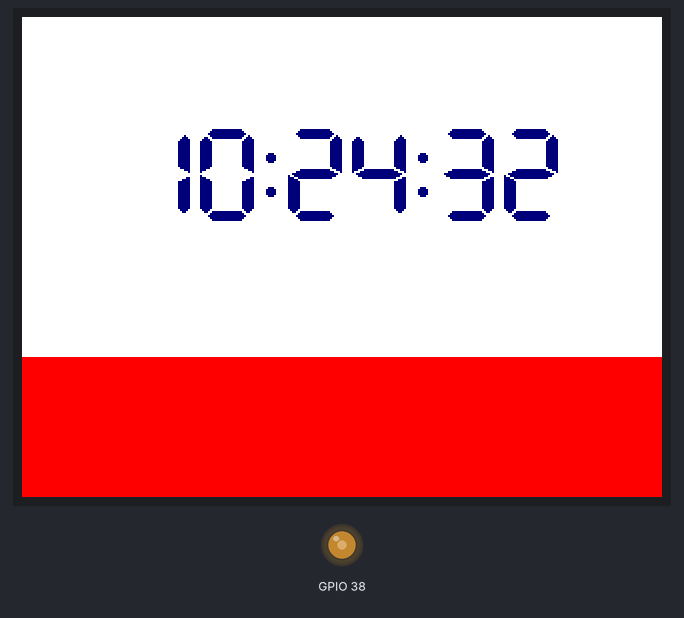
A sketch run on a simulated ESP32. Parts: 320×240 colour display, output pins drawn as LEDs (lit = HIGH). WiFi joins after 1.5 s; servers stay silent unless stated; the local clock reads 2024-03-15 10:24:30 at power-on unless the sketch sets it; what the sketch prints to the serial monitor is not drawn.

Above: at 2.4 s.
At 10.5 s:
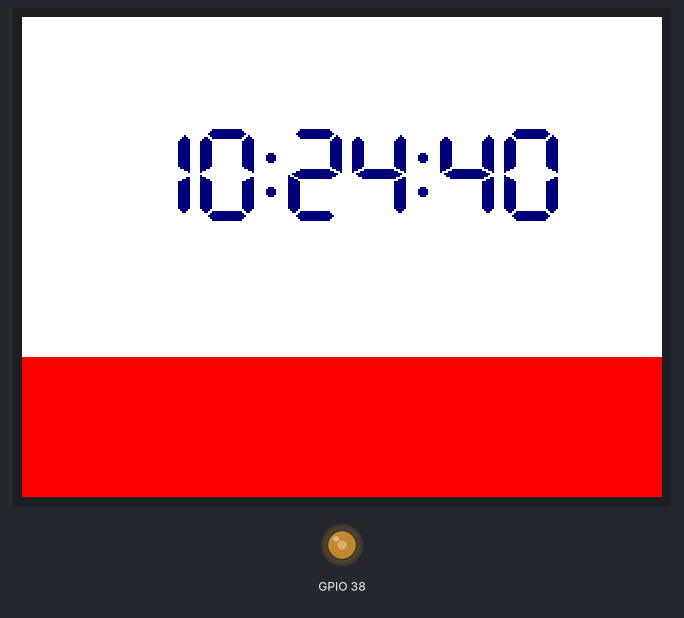
At 15.2 s:
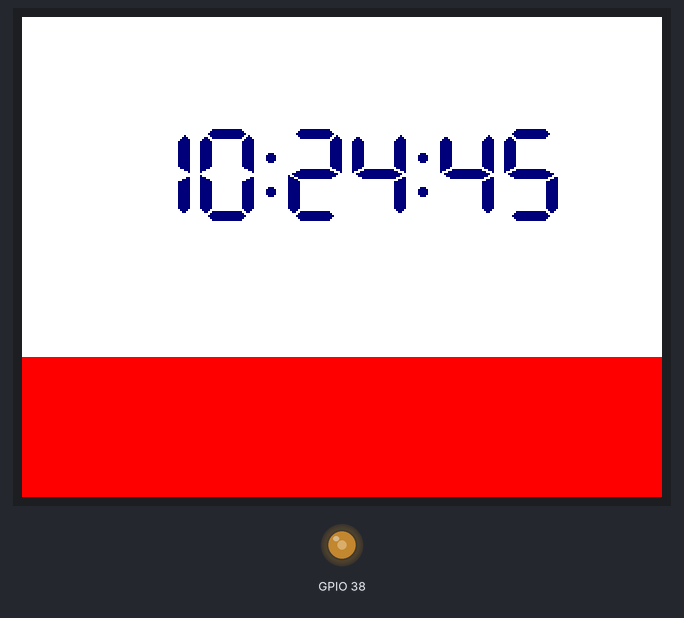
At 19.8 s:
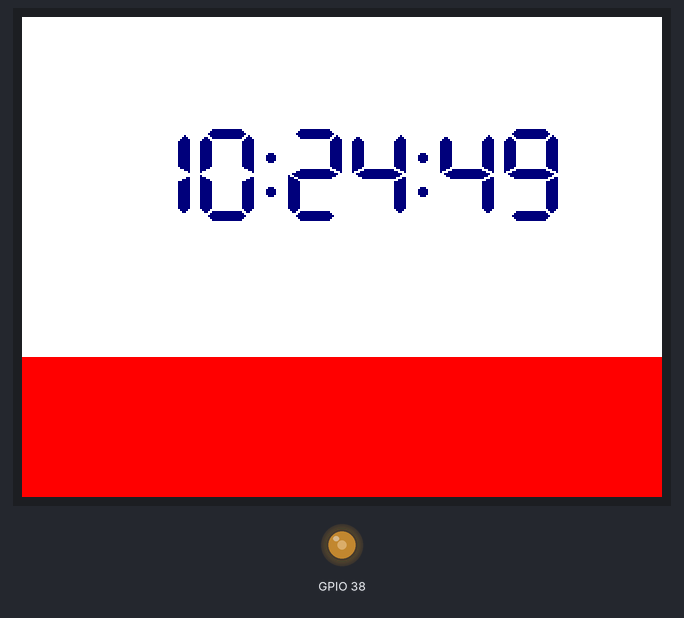
At 29.2 s:
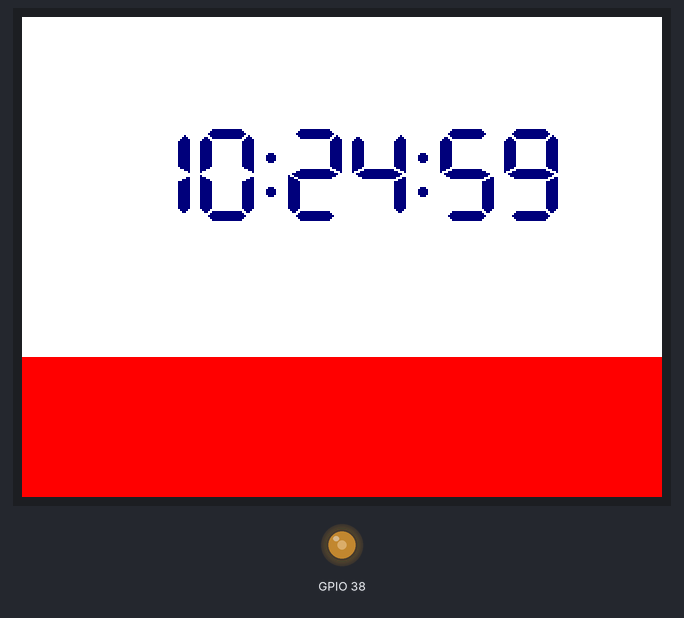
At 38.5 s:
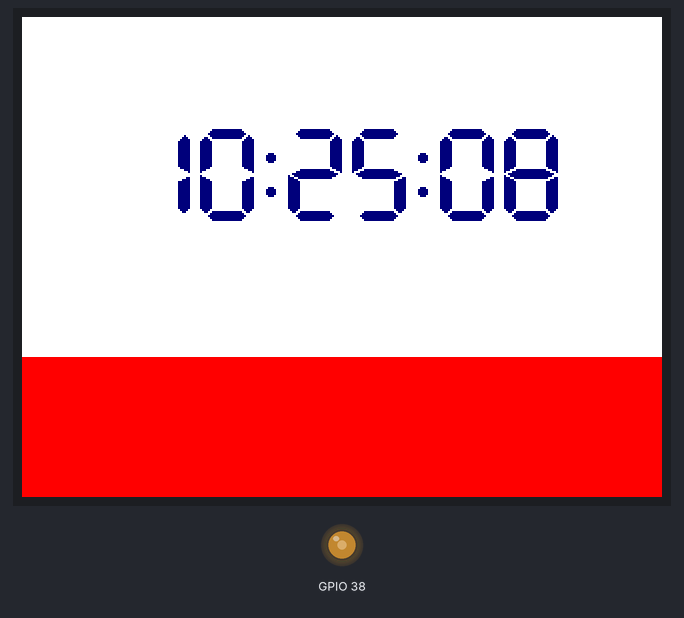

The sketch:

basicClock.ino
```cpp
#include <TFT_eSPI.h>
#include <ESP32Time.h>
#include <WiFi.h>

TFT_eSPI tft = TFT_eSPI();
TFT_eSprite sprite = TFT_eSprite(&tft);

ESP32Time rtc(0);

//time zone  and wifi
int zone=2;
const char* ntpServer = "pool.ntp.org";
String ssid = "xxxxxx";
String password = "xxxxxxx";

int n=0;  // counter for seconds

void connectWifi()
{
    WiFi.begin(ssid, password);
    while (WiFi.status() != WL_CONNECTED) {
    delay(1000);
    Serial.println("Can't connect to wifi!");
  }
}

void setTime()
{
  configTime(3600*zone, 0, ntpServer);
  struct tm timeinfo;
  if (getLocalTime(&timeinfo)){
    rtc.setTimeStruct(timeinfo);
  }
}

void setup() {
  tft.init();
  tft.setRotation(1);
  tft.fillScreen(TFT_RED);
  sprite.createSprite(320,170);

    connectWifi();
    setTime();

     //brightness
     ledcSetup(0, 10000, 8);
     ledcAttachPin(38, 0);
     ledcWrite(0, 120);
}

void draw()
  {
    sprite.fillSprite(TFT_WHITE);
    sprite.setTextColor(TFT_NAVY,TFT_WHITE);
    sprite.drawString(rtc.getTime(),55,55,7);
    sprite.pushSprite(0,0);
  }

void loop() {

  draw();
  delay(1000);

  n++;
  if(n==7200)
  {
    n=0;
    setTime();
  }
}
```

Measured:
- what the display in image 0 shows lasts 1.1 s, from 2.4 s to 3.5 s
- what the display in image 1 shows lasts 1.1 s, from 10.5 s to 11.6 s
